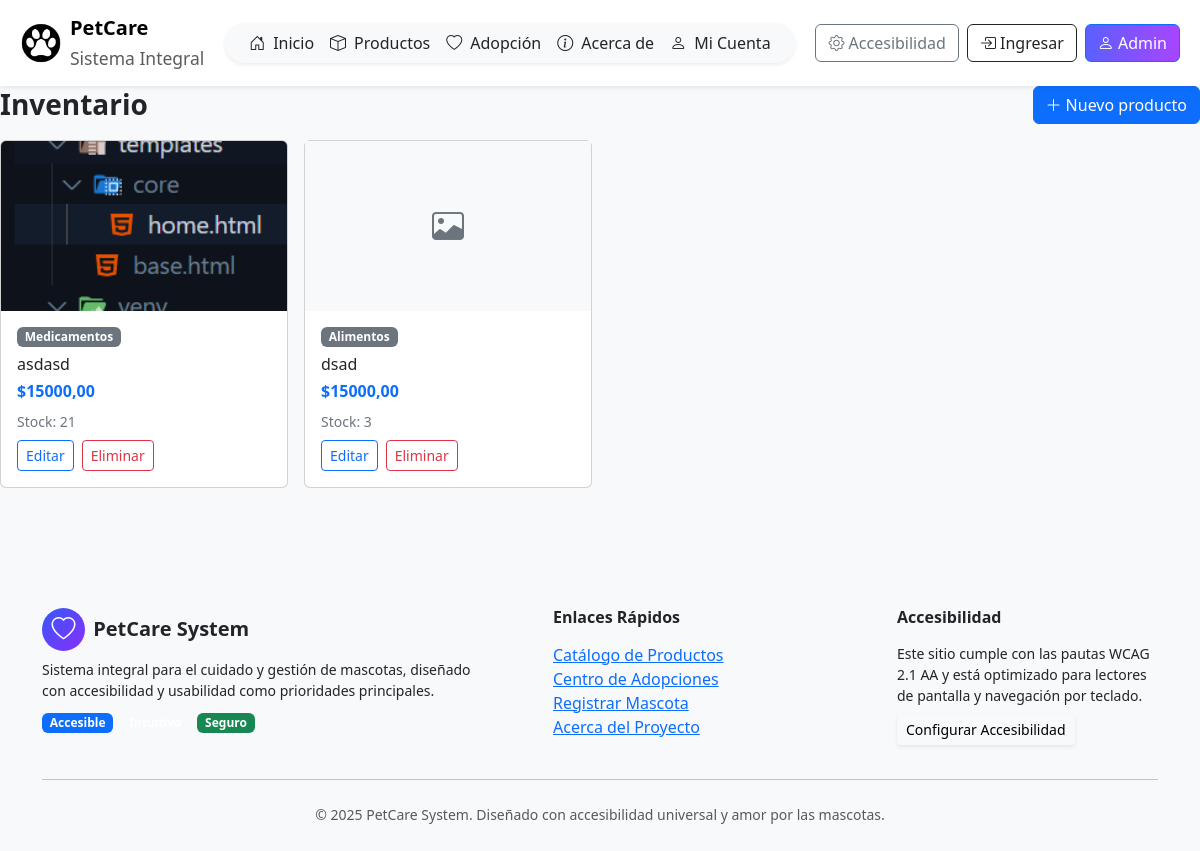
Page /catalog/ on the earlier database version.
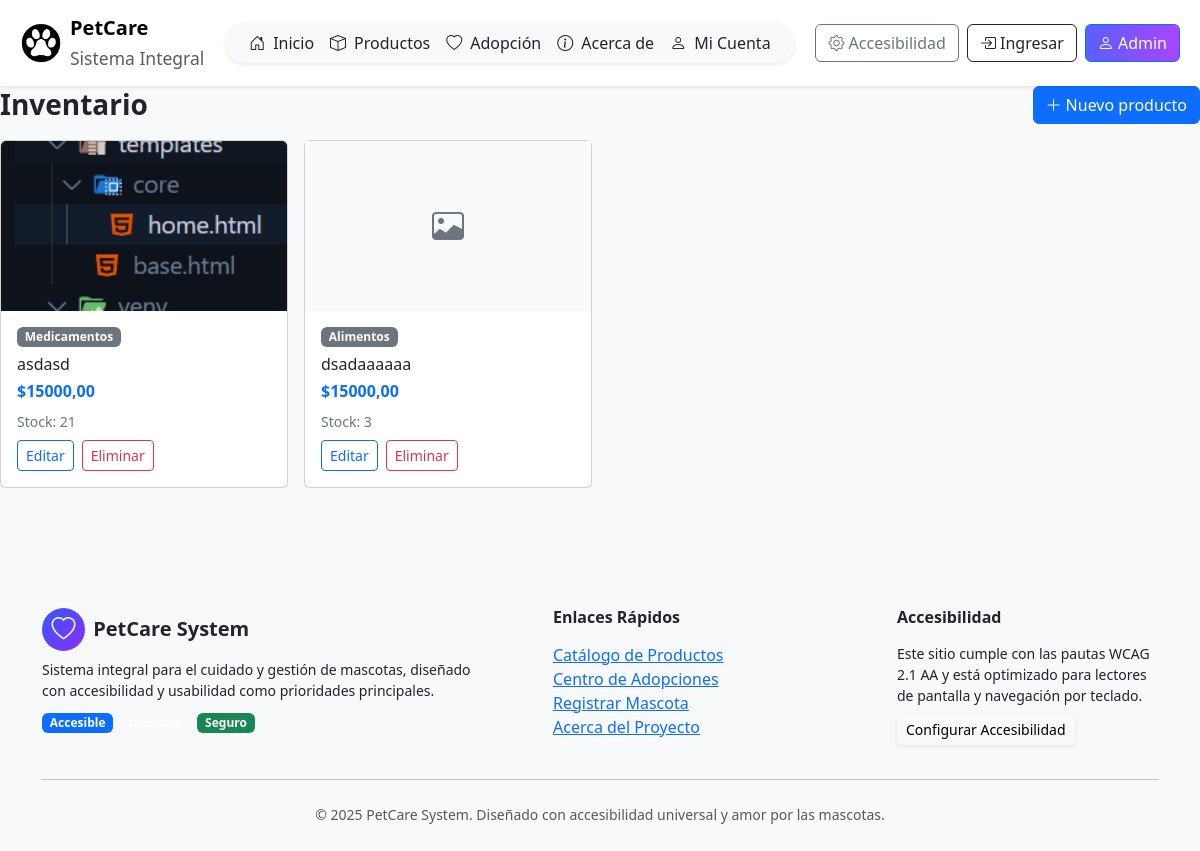
Same page on the later database version.
### catalog/models.py (models this page shows, shortened)
class Product(models.Model):
    sku = models.CharField("SKU", max_length=32, unique=True)
    name = models.CharField("Nombre", max_length=120)
    category = models.CharField("Categoría", max_length=8, choices=Category.choices)
    price = models.DecimalField("Precio", max_digits=10, decimal_places=2)
    stock = models.PositiveIntegerField("Stock", default=0)
    description = models.TextField("Descripción", blank=True)
    image = models.ImageField("Imagen", upload_to="products/", blank=True, null=True)  # requiere Pillow
    is_active = models.BooleanField("Activo", default=True)
    created_at = models.DateTimeField(auto_now_add=True)
    class Meta:
        ordering = ["name"]

### catalog/views.py (the view)
# urls.py: path("", ProductListView.as_view(), name="product_list"),
class ProductListView(ListView): #Eliminé el parámetro StaffRequiredMixin
    model = Product
    template_name = "catalog/list.html"
    context_object_name = "products"

### templates/catalog/list.html (shortened to what this page needs)
{% extends "base.html" %}
{% block content %}
<div class="d-flex justify-content-between align-items-center mb-3">
  <h3 class="fw-bold m-0">Inventario</h3>
  <a href="{% url 'catalog:product_create' %}" class="btn btn-primary"><i class="bi bi-plus-lg me-1"></i>Nuevo producto</a>
</div>
<div class="row g-3">
  {% for p in products %}
    <div class="col-6 col-md-4 col-lg-3">
      <div class="card h-100">
        {% if p.image %}
          <img src="{{ p.image.url }}" class="card-img-top" style="height:170px;object-fit:cover" alt="{{ p.name }}">
        {% else %}
          <div class="bg-light d-flex align-items-center justify-content-center" style="height:170px">
            <i class="bi bi-image text-secondary" style="font-size:2rem;"></i>
          </div>
        {% endif %}
        <div class="card-body">
          <div class="d-flex justify-content-between align-items-start">
            <span class="badge bg-secondary">{{ p.get_category_display }}</span>
          </div>
          <h6 class="mt-2 mb-1">{{ p.name }}</h6>
          <div class="text-primary fw-bold mb-2">${{ p.price }}</div>
          <div class="small text-secondary mb-2">Stock: {{ p.stock }}</div>
          <div class="d-flex gap-2">
            <a class="btn btn-sm btn-outline-primary" href="{% url 'catalog:product_update' p.pk %}">Editar</a>
            <a class="btn btn-sm btn-outline-danger" href="{% url 'catalog:product_delete' p.pk %}">Eliminar</a>
          </div>
        </div>
      </div>
    </div>
  {% empty %}
    <div class="col"><p class="text-secondary">No hay productos aún.</p></div>
  {% endfor %}
</div>
{% endblock %}

Differences in the rows shown:
changed Product "Alimentos": name "dsad" → "dsadaaaaaa"
